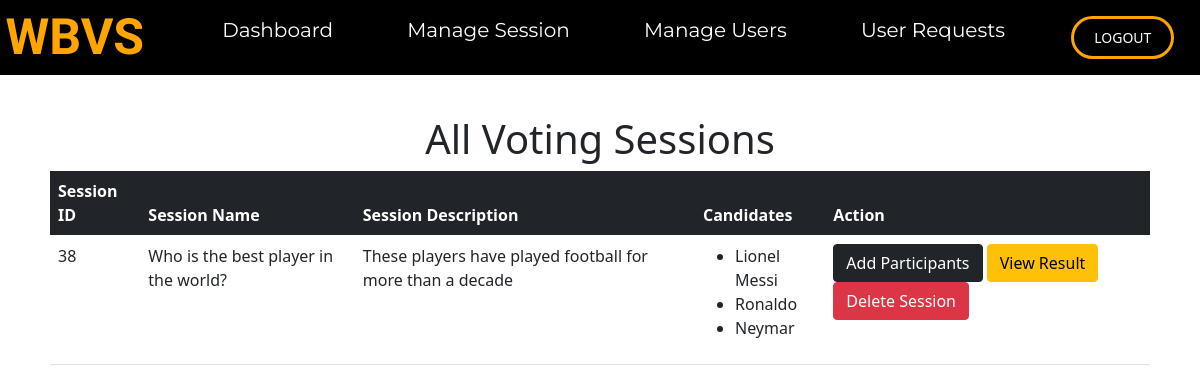
/admin/viewsession.php (signed in), run on the app's committed database.
### tables this page shows
CREATE TABLE `votingsession` (
  `sessionid` int(11) NOT NULL,
  `sessionname` varchar(255) NOT NULL,
  `sessiondesc` longtext NOT NULL
);

CREATE TABLE `candidates` (
  `candidateid` int(11) NOT NULL,
  `candidatename` varchar(255) NOT NULL,
  `candidatedesc` longtext NOT NULL,
  `candidateimage` varchar(255) NOT NULL,
  `votes` int(11) NOT NULL,
  `sessionid` int(11) NOT NULL
);

### admin/viewsession.php (the view, shortened to what this page needs)
<?php
    require_once "../action/dbconnection.php";
?>
<!DOCTYPE html>
<html>
    <head>
        <link rel="stylesheet" href="../css/adminnavbar.css">
        <link href="https://cdn.jsdelivr.net/npm/bootstrap@5.0.2/dist/css/bootstrap.min.css" rel="stylesheet">
    </head>
    <body>
        <header class="navcontainer">
            <a class="logo" href="adminhome.php">WBVS</a>
            <nav>
                <ul class="navlinks">
                    <li><a href="adminhome.php">Dashboard</a></li>
                    <li><a href="managesession.php">Manage Session</a></li>
                    <li><a href="manageusers.php">Manage Users</a></li>
                    <li><a href="adminrequest.php">User Requests</a></li>
                </ul>
            </nav>
            <div class="logout-btn">
                <a href="../action/logout.php"><button>LOGOUT</button></a>
            </div>
        </header>
        <h1 style="text-align: center; margin-top: 40px;">All Voting Sessions</h1>
        <div style="margin: 0 50px">
            <table class="table table-hover" style="margin-right: 20px;">
                <thead>
                    <tr class="table-dark">
                        <th scope="col">Session ID</th>
                        <th scope="col">Session Name</th>
                        <th scope="col">Session Description</th>
                        <th scope="col">Candidates</th>
                        <th scope="col">Action</>
                    </tr>
                </thead>
                <tbody>
                    <?php
                        $sessionsql = "SELECT * FROM votingsession;";
                        $stmt = mysqli_stmt_init($dbConn);
                        if(!mysqli_stmt_prepare($stmt, $sessionsql)){
                            header("Location: ../admin/viewsession.php?error=stmtfailed");
                            exit();
                        } else {
                            mysqli_stmt_execute($stmt);
                            $datareceived = mysqli_stmt_get_result($stmt);
                            $checkresult = mysqli_num_rows($datareceived);
                            if($checkresult > 0){
                                while ($row = mysqli_fetch_assoc($datareceived)) :?>
                                    <tr>
                                        <td><?= $row["sessionid"] ?></td>
                                        <td><?= $row["sessionname"] ?></td>
                                        <td><?= $row["sessiondesc"] ?></td>
                                        <td>
                                            <ul>
                                                <?php
                                                    $candidatesession = $row["sessionid"];
                                                    $candidatesql = "SELECT candidatename FROM candidates WHERE sessionid = '$candidatesession';";
                                                    $execute = mysqli_query($dbConn, $candidatesql);
                                                    while ($candidaterow = mysqli_fetch_assoc($execute)){
                                                        echo "<li>".$candidaterow["candidatename"]."</li>";
                                                    }
                                                ?>
                                            </ul>
                                        </td>
                                        <td>
                                            <a href="addparticipant.php?session=<?= $row["sessionid"] ?>" class="btn btn-dark">Add Participants</a>
                                            <a href="viewresult.php?session=<?= $row["sessionid"] ?>" class="btn btn-warning">View Result</a>
                                            <button type="button" class="btn btn-danger" data-bs-toggle="modal" data-bs-target="#exampleModal">Delete Session</button>
                                        </td>
                                    </tr>
                    <?php
                                endwhile;
                            } else {
                                echo "<p style='color: red; font-size:20px;'>There are no sessions that exist currently</p>";
                            }
                        }
                    ?>
                </tbody>
            </table>
        </div>
    </body>
</html>

### css/adminnavbar.css (style rules this page uses)
body { margin: 0; padding: 0; }
.navcontainer { width: 100%; background-color: black; justify-content: space-around; align-items: center; display:flex; }
.logo { font-family: 'Qwigley', cursive; font-size: 50px; font-weight: bold; text-decoration: none; color: orange; }
.navlinks { font-family: 'Montserrat', sans-serif; }
.navlinks li { display: inline-block; }
.navlinks li a { color: white; margin: 0 35px; font-size: 20px; text-decoration: none; }
.logout-btn a { font-size: 0; }
.logout-btn a button { margin: 0 20px; padding: 8px 20px; font-size: 14px; color: white; background-color: black; border: 3px solid orange; border-radius: 50px; }

### data on the page
votingsession: sessionid "38", sessionname "Who is the best player in the world?", sessiondesc "These players have played football for more than a decade"
candidates: candidatename "Lionel Messi"
candidates: candidatename "Ronaldo"
candidates: candidatename "Neymar"
